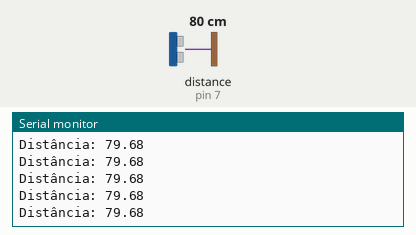
This sketch was run on a simulated Arduino Uno, built with avr-gcc and run on an emulated ATmega328P. Shown: the last lines printed to the serial monitor. Wiring (inferred from the names in the program): ultrasonic range finder: trigger pin 6; echo pin 7. Inputs (shaded band) come from the test bench; at power-on: distance to the obstacle (sensor on pin 7) 80 cm. The echo pulse lasts 58.3 µs per cm.

Above: at 1.2 s.
1.3 s: distance to the obstacle (sensor on pin 7) set to 120 cm
At 1.49 s:
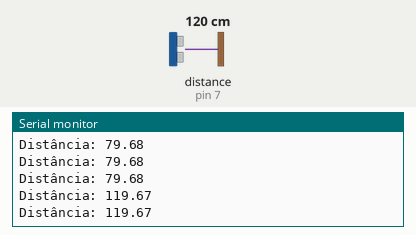
4.3 s: distance to the obstacle (sensor on pin 7) set to 2 cm
At 4.3 s:
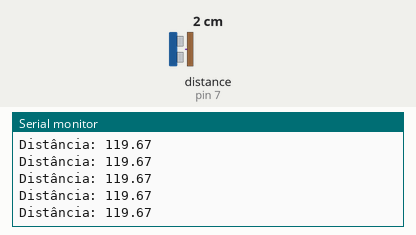
5.8 s: distance to the obstacle (sensor on pin 7) set to 299 cm
At 5.83 s:
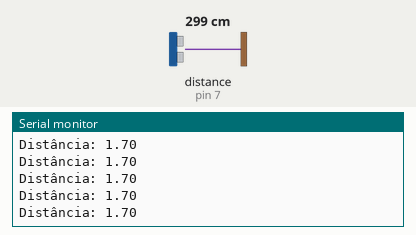
Timing chart, 0 to 8.8 s (numbered marks = the images above; inputs shaded):
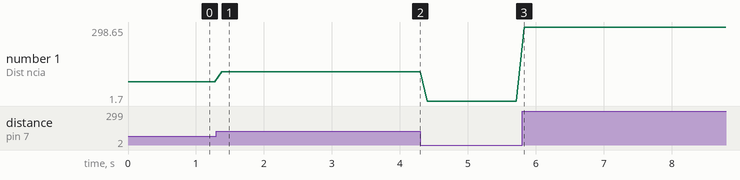

Measured:
- after the input at 1.3 s, the serial monitor: prints a new line after 0.08 s (image 1)
- plotted number 1: 79.68 → 119.67 after the input at 1.3 s, 119.67 → 1.7 after the input at 4.3 s, 1.7 → 298.65 after the input at 5.8 s

The sketch:

teste_ultrassonico.ino
```cpp
//CODE BY MORCEGOPOCILGA

const int trigPin = 6;
const int echoPin = 7;

float duration, distance;


void setup() {
  pinMode(trigPin, OUTPUT);
  pinMode(echoPin, INPUT);
  Serial.begin(9600);
}

void loop() {
  digitalWrite(trigPin, LOW);
  delayMicroseconds(2);
  digitalWrite(trigPin, HIGH);
  delayMicroseconds(10);
  digitalWrite(trigPin,LOW);

  duration = pulseIn(echoPin, HIGH);
  distance = (duration*.0343)/2;
  Serial.print("Distância: ");
  Serial.println(distance);
  delay(100);

}
```
